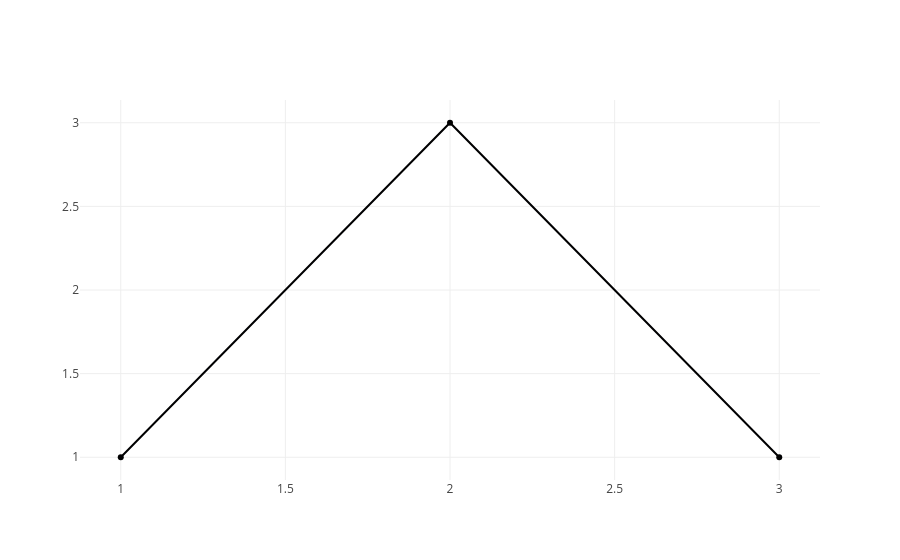

The notebook cell saved with this chart:
### Code cell
import plotly.graph_objects as go

fig = go.Figure()

config = {'scrollZoom': True}

fig.add_trace(
    go.Scatter(
        x=[1, 2, 3],
        y=[1, 3, 1]))
fig.update_layout(dragmode='pan')
fig.show(config=config)

### Figure 1 — Plotly figure (JSON) as saved in the notebook; plotly's stock layout.template omitted (floating-point values rounded to 4 significant figures)
{"data": [{"type": "scatter", "x": [1, 2, 3], "y": [1, 3, 1]}], "layout": {"dragmode": "pan"}}
